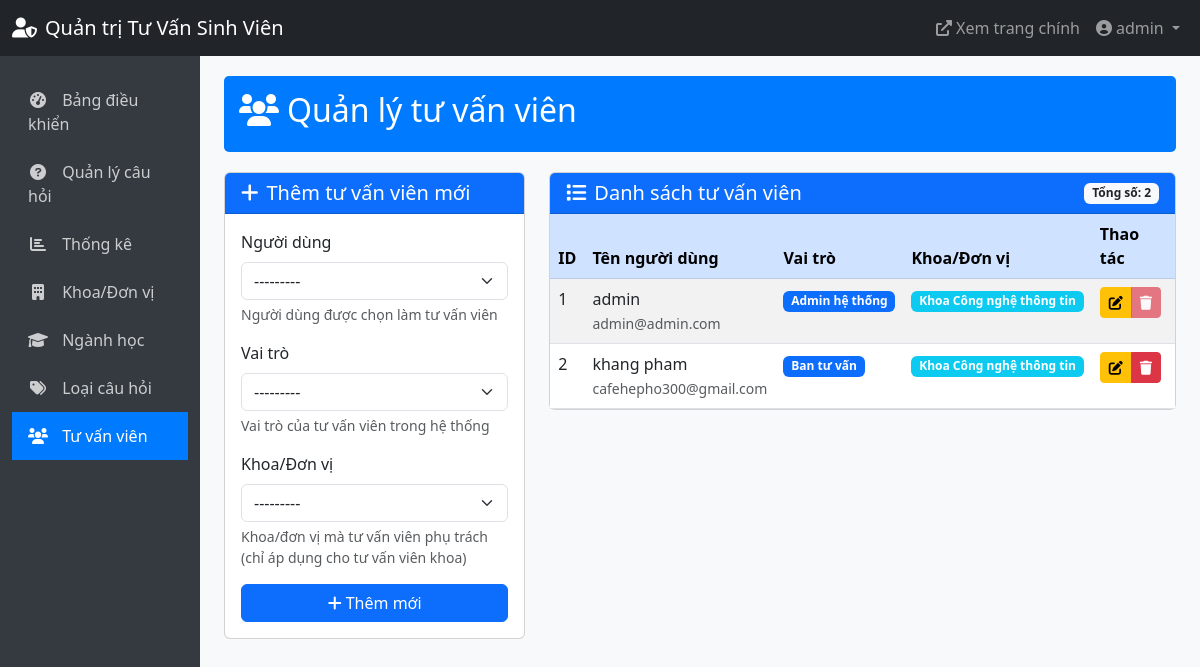
Screenshot of /admin-panel/advisors/ (signed in) with the database file from the repository.
### accounts/models.py (models this page shows)
class CustomUser(AbstractUser):
    USER_TYPE_CHOICES = (
        ('student', 'Sinh viên'),
        ('alumni', 'Cựu sinh viên'),
        ('parent', 'Phụ huynh'),
        ('high_school', 'Học sinh phổ thông'),
    )
    user_type = models.CharField(max_length=20, choices=USER_TYPE_CHOICES)
    student_id = models.CharField(max_length=20, blank=True, null=True)
    graduation_year = models.IntegerField(blank=True, null=True)  # Cho cựu sinh viên
    phone_number = models.CharField(max_length=15, blank=True, null=True)  # Cho phụ huynh
    grade = models.CharField(max_length=10, blank=True, null=True)  # Cho học sinh phổ thông

### admin_panel/models.py (models this page shows, shortened)
class AdvisorProfile(models.Model):
    ROLE_CHOICES = (
        ('admin', 'Admin hệ thống'),
        ('advisor', 'Ban tư vấn'),
    )
    user = models.OneToOneField(CustomUser, on_delete=models.CASCADE, verbose_name="Người dùng")
    department = models.ForeignKey(Department, on_delete=models.SET_NULL, null=True, blank=True, verbose_name="Khoa/Đơn vị")
    role = models.CharField(max_length=20, choices=ROLE_CHOICES, verbose_name="Vai trò")
    class Meta:
        verbose_name = "Hồ sơ tư vấn viên"
        verbose_name_plural = "Hồ sơ tư vấn viên"

### questions/models.py (models this page shows)
class Department(models.Model):
    name = models.CharField(max_length=100, verbose_name="Tên khoa/đơn vị")
    description = models.TextField(blank=True, verbose_name="Mô tả")
    def __str__(self):
        return self.name
    class Meta:
        verbose_name = "Khoa/Đơn vị"
        verbose_name_plural = "Khoa/Đơn vị"

### admin_panel/views.py (the view)
# urls.py: path('advisors/', views.manage_advisors, name='manage_advisors'),
@login_required
def manage_advisors(request):
    if not is_advisor(request.user):
        messages.error(request, 'Bạn không có quyền truy cập trang quản trị.')
        return redirect('home')
    try:
        advisor = AdvisorProfile.objects.get(user=request.user)
        if advisor.role != 'admin':
            messages.error(request, 'Bạn không có quyền quản lý tư vấn viên.')
            return redirect('admin_dashboard')
    except AdvisorProfile.DoesNotExist:
        messages.error(request, 'Bạn không có quyền truy cập trang quản trị.')
        return redirect('home')
    advisors = AdvisorProfile.objects.all()
    if request.method == 'POST':
        form = AdvisorProfileForm(request.POST)
        if form.is_valid():
            form.save()
            messages.success(request, 'Thêm tư vấn viên thành công!')
            return redirect('manage_advisors')
    else:
        form = AdvisorProfileForm()
    return render(request, 'admin_panel/manage_advisors.html', {
        'advisors': advisors,
        'form': form
    })

### admin_panel/forms.py
class AdvisorProfileForm(forms.ModelForm):
    class Meta:
        model = AdvisorProfile
        fields = ['user', 'department', 'role']
    def __init__(self, *args, **kwargs):
        super().__init__(*args, **kwargs)
        existing_advisors = AdvisorProfile.objects.values_list('user', flat=True)
        self.fields['user'].queryset = CustomUser.objects.exclude(id__in=existing_advisors)

### admin_panel/views.py (called while the page is built)
def is_advisor(user):
    try:
        advisor = AdvisorProfile.objects.get(user=user)
        return True
    except AdvisorProfile.DoesNotExist:
        return False

### templates/admin_panel/manage_advisors.html (shortened to what this page needs)
{% extends 'admin_panel/base_admin.html' %}
{% load widget_tweaks %}
{% block content %}
<div class="admin-header">
    <h2><i class="fas fa-users me-2"></i>Quản lý tư vấn viên</h2>
</div>
<div class="row">
    <div class="col-md-4">
        <div class="card mb-4">
            <div class="card-header bg-primary text-white">
                <h5 class="mb-0">
                    {% if form.instance.id %}
                    <i class="fas fa-edit me-2"></i>Chỉnh sửa tư vấn viên
                    {% else %}
                    <i class="fas fa-plus me-2"></i>Thêm tư vấn viên mới
                    {% endif %}
                </h5>
            </div>
            <div class="card-body">
                <form method="post">
                    <div class="mb-3">
                        <label for="{{ form.user.id_for_label }}" class="form-label">{{ form.user.label }}</label>
                        {{ form.user|add_class:"form-select" }}
                        <div class="form-text">Người dùng được chọn làm tư vấn viên</div>
                    </div>
                    <div class="mb-3">
                        <label for="{{ form.role.id_for_label }}" class="form-label">{{ form.role.label }}</label>
                        {{ form.role|add_class:"form-select" }}
                        <div class="form-text">Vai trò của tư vấn viên trong hệ thống</div>
                    </div>
                    <div class="mb-3">
                        <label for="{{ form.department.id_for_label }}" class="form-label">{{ form.department.label }}</label>
                        {{ form.department|add_class:"form-select" }}
                        <div class="form-text">Khoa/đơn vị mà tư vấn viên phụ trách (chỉ áp dụng cho tư vấn viên khoa)</div>
                    </div>
                    <div class="d-grid gap-2">
                        <button type="submit" class="btn btn-primary">
                            {% if form.instance.id %}
                            <i class="fas fa-save me-1"></i>Lưu thay đổi
                            {% else %}
                            <i class="fas fa-plus me-1"></i>Thêm mới
                            {% endif %}
                        </button>
                    </div>
                </form>
            </div>
        </div>
    </div>
    <div class="col-md-8">
        <div class="card">
            <div class="card-header bg-primary text-white d-flex justify-content-between align-items-center">
                <h5 class="mb-0"><i class="fas fa-list me-2"></i>Danh sách tư vấn viên</h5>
                <span class="badge bg-light text-dark">Tổng số: {{ advisors.count }}</span>
            </div>
            <div class="card-body p-0">
                <div class="table-responsive">
                    <table class="table table-striped table-hover mb-0">
                        <thead class="table-primary">
                            <tr>
                                <th>ID</th>
                                <th>Tên người dùng</th>
                                <th>Vai trò</th>
                                <th>Khoa/Đơn vị</th>
                                <th>Thao tác</th>
                            </tr>
                        </thead>
                        <tbody>
                            {% for advisor in advisors %}
                            <tr>
                                <td>{{ advisor.id }}</td>
                                <td>
                                    <div>{{ advisor.user.get_full_name|default:advisor.user.username }}</div>
                                    <small class="text-muted">{{ advisor.user.email }}</small>
                                </td>
                                <td>
                                    <span class="badge bg-primary">{{ advisor.get_role_display }}</span>
                                </td>
                                <td>
                                    {% if advisor.department %}
                                    <span class="badge bg-info">{{ advisor.department.name }}</span>
                                    {% else %}
                                    <span class="text-muted">Không có</span>
                                    {% endif %}
                                </td>
                                <td>
                                    <div class="btn-group">
                                        <a href="{% url 'edit_advisor' advisor.id %}" class="btn btn-sm btn-warning" title="Chỉnh sửa">
                                            <i class="fas fa-edit"></i>
                                        </a>
                                        <button type="button" class="btn btn-sm btn-danger" data-bs-toggle="modal" data-bs-target="#deleteModal{{ advisor.id }}" title="Xóa" {% if advisor.user == request.user %}disabled{% endif %}>
                                            <i class="fas fa-trash"></i>
                                        </button>
                                    </div>
                                </td>
                            </tr>
                            {% endfor %}
                        </tbody>
                    </table>
                </div>
            </div>
        </div>
    </div>
</div>
{% endblock %}

### templates/admin_panel/base_admin.html (shortened to what this page needs)
<!DOCTYPE html>
<html lang="vi">
<head>
    <link href="https://cdn.jsdelivr.net/npm/bootstrap@5.3.0/dist/css/bootstrap.min.css" rel="stylesheet">
    <link rel="stylesheet" href="https://cdnjs.cloudflare.com/ajax/libs/font-awesome/6.0.0/css/all.min.css">
</head>
<body>
    <nav class="navbar navbar-expand-lg navbar-dark bg-dark">
        <div class="container-fluid">
            <a class="navbar-brand" href="{% url 'admin_dashboard' %}">
                <i class="fas fa-user-shield me-2"></i>Quản trị Tư Vấn Sinh Viên
            </a>
            <div class="collapse navbar-collapse" id="navbarAdmin">
                <ul class="navbar-nav ms-auto">
                    <li class="nav-item">
                        <a class="nav-link" href="{% url 'home' %}" target="_blank">
                            <i class="fas fa-external-link-alt me-1"></i>Xem trang chính
                        </a>
                    </li>
                    <li class="nav-item dropdown">
                        <a class="nav-link dropdown-toggle" href="#" id="navbarDropdown" role="button" data-bs-toggle="dropdown">
                            <i class="fas fa-user-circle me-1"></i>{{ user.get_full_name|default:user.username }}
                        </a>
                    </li>
                </ul>
            </div>
        </div>
    </nav>
    <div class="container-fluid">
        <div class="row">
            <div class="col-md-3 col-lg-2 d-md-block admin-sidebar collapse">
                <div class="position-sticky">
                    <ul class="nav flex-column">
                        <li class="nav-item">
                            <a class="nav-link {% if request.resolver_match.url_name == 'admin_dashboard' %}active{% endif %}" href="{% url 'admin_dashboard' %}">
                                <i class="fas fa-tachometer-alt"></i> Bảng điều khiển
                            </a>
                        </li>
                        <li class="nav-item">
                            <a class="nav-link {% if request.resolver_match.url_name == 'manage_questions' %}active{% endif %}" href="{% url 'manage_questions' %}">
                                <i class="fas fa-question-circle"></i> Quản lý câu hỏi
                            </a>
                        </li>
                        {% if user.advisorprofile.role == 'admin' %}
                        <li class="nav-item">
                            <a class="nav-link {% if request.resolver_match.url_name == 'statistics_dashboard' %}active{% endif %}" href="{% url 'statistics_dashboard' %}">
                                <i class="fas fa-chart-bar"></i> Thống kê
                            </a>
                        </li>
                        <li class="nav-item">
                            <a class="nav-link {% if request.resolver_match.url_name == 'manage_departments' %}active{% endif %}" href="{% url 'manage_departments' %}">
                                <i class="fas fa-building"></i> Khoa/Đơn vị
                            </a>
                        </li>
                        <li class="nav-item">
                            <a class="nav-link {% if request.resolver_match.url_name == 'manage_majors' %}active{% endif %}" href="{% url 'manage_majors' %}">
                                <i class="fas fa-graduation-cap"></i> Ngành học
                            </a>
                        </li>
                        <li class="nav-item">
                            <a class="nav-link {% if request.resolver_match.url_name == 'manage_categories' %}active{% endif %}" href="{% url 'manage_categories' %}">
                                <i class="fas fa-tags"></i> Loại câu hỏi
                            </a>
                        </li>
                        <li class="nav-item">
                            <a class="nav-link {% if request.resolver_match.url_name == 'manage_advisors' %}active{% endif %}" href="{% url 'manage_advisors' %}">
                                <i class="fas fa-users"></i> Tư vấn viên
                            </a>
                        </li>
                        {% endif %}
                    </ul>
                </div>
            </div>
            <main class="col-md-9 ms-sm-auto col-lg-10 px-md-4 admin-content">
                {% block content %}{% endblock %}
            </main>
        </div>
    </div>
</body>
</html>

### templates/admin_panel/base_admin.html (style rules this page uses)
body { background-color: #f8f9fa; }
.admin-sidebar { min-height: calc(100vh - 56px); background-color: #343a40; padding-top: 20px; }
.admin-sidebar .nav-link { color: rgba(255, 255, 255, 0.75); border-radius: 0; padding: 0.75rem 1rem; }
.admin-sidebar .nav-link.active { color: #fff; background-color: #007bff; }
.admin-sidebar .nav-link i { margin-right: 10px; width: 20px; text-align: center; }
.admin-content { padding: 20px; }
.admin-header { background-color: #007bff; color: white; padding: 15px; margin-bottom: 20px; border-radius: 5px; }

### rows the page displays
CustomUser: get_full_name "admin"
AdvisorProfile: id "1", user.get_full_name "admin", user.email "admin@admin.com", role "Admin hệ thống", department.name "Khoa Công nghệ thông tin"
AdvisorProfile: id "2", user.get_full_name "khang pham", user.email "cafehepho300@gmail.com", role "Ban tư vấn", department.name "Khoa Công nghệ thông tin"

### other values shown
{{ advisors.count }} "2"
